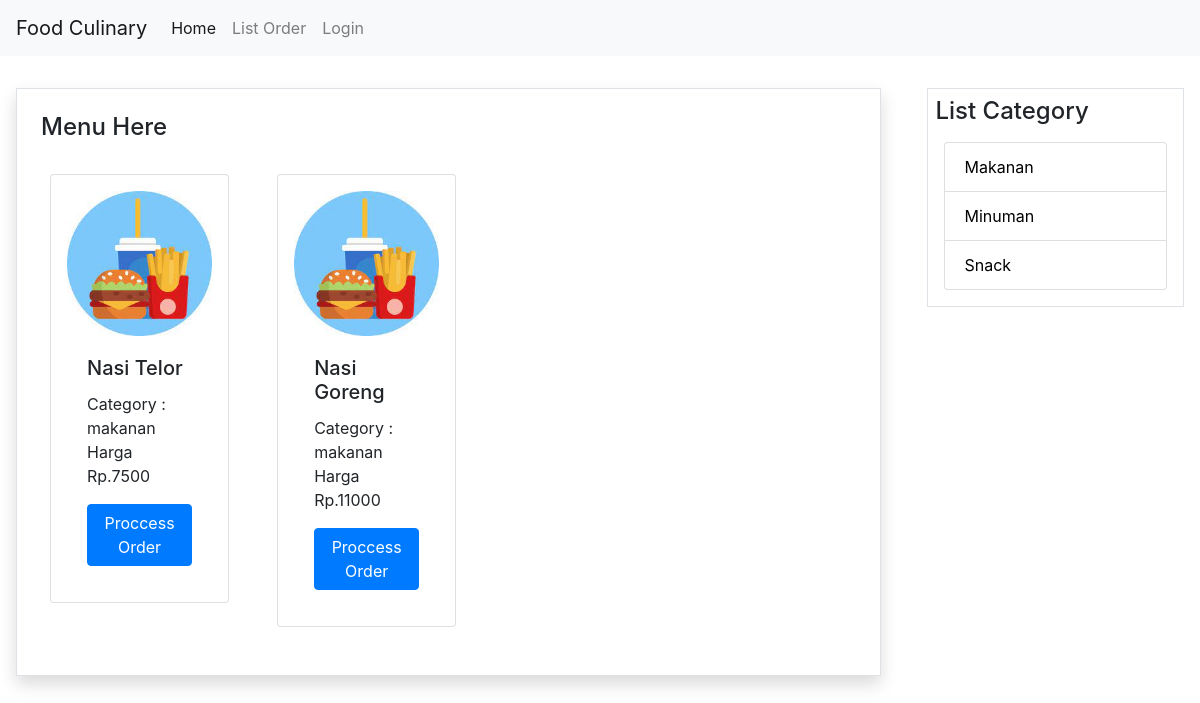
Screenshot of /category.php?category=makanan with the database file from the repository.
### tables this page shows
CREATE TABLE `foods` (
  `id` int NOT NULL,
  `name_food` varchar(225) DEFAULT NULL,
  `deskripsi` varchar(225) DEFAULT NULL,
  `price` varchar(225) DEFAULT NULL,
  `category` varchar(225) DEFAULT NULL,
  `image_food` varchar(225) DEFAULT NULL,
  `created_at` timestamp NULL DEFAULT NULL,
  `updated_at` timestamp NULL DEFAULT NULL
);

### category.php (the view, shortened to what this page needs)
<!DOCTYPE html>
<html lang="en">
<head>
    <link rel="stylesheet" href="asset/css/bootstrap.css">
    <link rel="stylesheet" href="asset/css/bootstrap.min.css">
</head>
<body class="responsive">
    <nav class="navbar navbar-expand-lg navbar-light bg-light">
  <a class="navbar-brand" href="index.php">Food Culinary</a>
  <div class="collapse navbar-collapse" id="navbarSupportedContent">
    <ul class="navbar-nav mr-auto">
      <li class="nav-item active">
        <a class="nav-link" href="index.php">Home <span class="sr-only">(current)</span></a>
      </li>
      <li class="nav-item">
        <a class="nav-link" href="listorder.php">List Order</a>
      </li>
      <li class="nav-item">
        <a class="nav-link" href="login.php">Login</a>
      </li>
    </ul>
  </div>
</nav>
<div class="container-fluid mt-3 mb-3 p-2">
    <div class="row">
        <div class=" col col-lg-9">
            <div class="border rounded-md shadow p-4 m-2">
                <h4>Menu Here</h4>
                <div class="row">
                        <?php
                            $category = $_GET['category'];
                            $conn = mysqli_connect('localhost', 'root', '', 'food_culinary');
                            $query = mysqli_query($conn, "SELECT * FROM foods WHERE category='$category'");
                            while ($baris = mysqli_fetch_assoc($query)) {
                        ?>
                    <div class="col col-md-3 p-3 m-2">
                        <div class="card p-3" style="width: auto;">
                            <?php if($baris['image_food']) { ?>
                                <img src="asset/img/<?= $baris['image_food'] ?>" class="card-img-top" alt="...">
                            <?php }else{ ?>
                                <img src="asset/img/food-img.jpg" class="card-img-top" alt="...">
                            <?php } ?>
                            <div class="card-body">
                                <h5 class="card-title"><?= $baris['name_food'] ?></h5>
                                <p class="card-text">
                                    Category : <?= $baris['category'] ?> <br>
                                    Harga Rp.<?= $baris['price'] ?>
                                </p>
                                <a href="orders.php?id=<?= $baris['id'] ?>" class="btn btn-primary">Proccess Order</a>
                            </div>
                        </div>
                    </div>
                        <?php } ?>
                </div>
            </div>
        </div>
        <div class="col col-lg-3">
            <div class="border rounded-md p-2 m-2">
                <h4>List Category</h4>
                <ul class="list-group p-2">
                    <li class="list-group-item"><a href="category.php?category=makanan" style="color:black;">Makanan</a></li>
                    <li class="list-group-item"><a href="category.php?category=minuman" style="color:black;">Minuman</a></li>
                    <li class="list-group-item"><a href="category.php?category=snack" style="color:black;">Snack</a></li>
            </div>
        </div>
    </div>
</div>
</body>
</html>

### rows the page displays
foods: name_food "Nasi Telor", category "makanan", price "7500"
foods: name_food "Nasi Goreng", category "makanan", price "11000"
